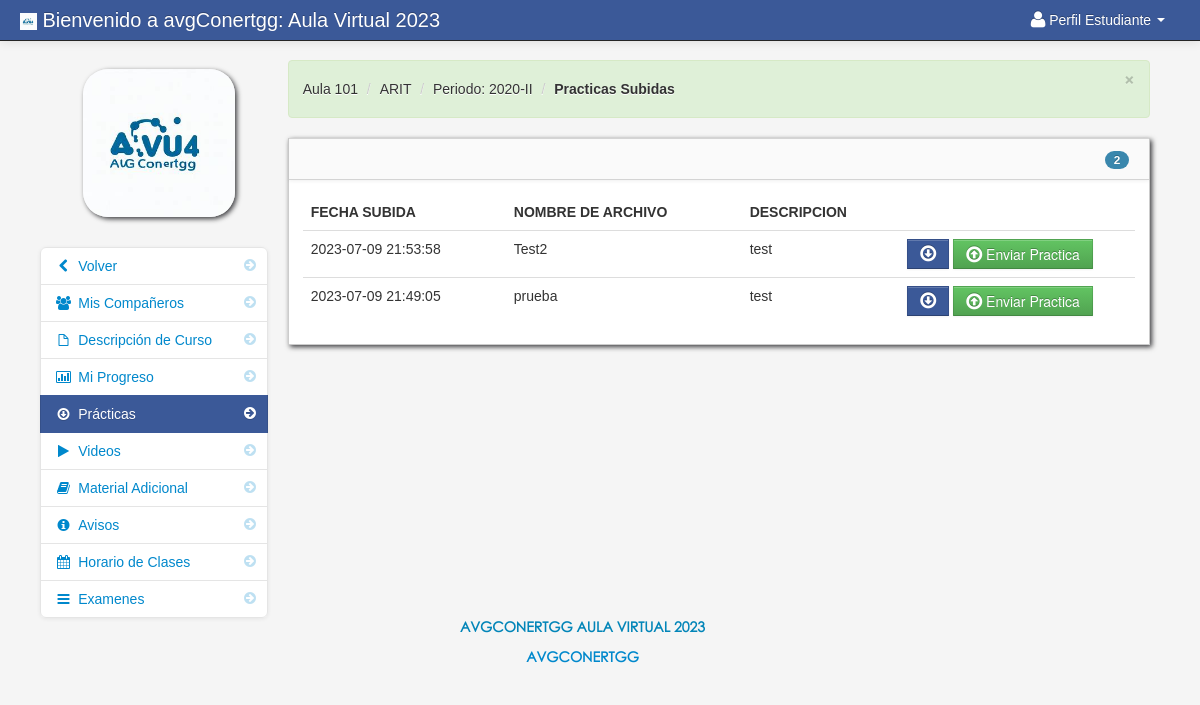
Screenshot of /student/assignment_student.php?id=1 (signed in) with the database file from the repository.
### tables this page shows
CREATE TABLE `student` (
  `student_id` int(11) NOT NULL,
  `dni` varchar(15) NOT NULL,
  `firstname` varchar(100) NOT NULL,
  `lastname` varchar(100) NOT NULL,
  `celular` varchar(20) NOT NULL,
  `class_id` int(11) NOT NULL,
  `username` varchar(100) NOT NULL,
  `password` varchar(100) NOT NULL,
  `location` varchar(100) NOT NULL,
  `carrera` int(10) NOT NULL,
  `cod_ciclo` int(10) NOT NULL,
  `status` varchar(100) NOT NULL
);

CREATE TABLE `teacher_class` (
  `teacher_class_id` int(11) NOT NULL,
  `teacher_id` int(11) NOT NULL,
  `class_id` int(11) NOT NULL,
  `subject_id` int(11) NOT NULL,
  `thumbnails` varchar(100) NOT NULL,
  `school_year` varchar(100) NOT NULL
);

CREATE TABLE `class` (
  `class_id` int(11) NOT NULL,
  `class_name` varchar(100) NOT NULL
);

CREATE TABLE `subject` (
  `subject_id` int(11) NOT NULL,
  `subject_code` varchar(100) NOT NULL,
  `subject_title` varchar(100) NOT NULL,
  `category` varchar(100) NOT NULL,
  `description` longtext NOT NULL,
  `unit` int(11) NOT NULL,
  `Pre_req` varchar(100) NOT NULL,
  `semester` varchar(100) NOT NULL
);

CREATE TABLE `school_year` (
  `school_year_id` int(11) NOT NULL,
  `school_year` varchar(100) NOT NULL,
  `status` varchar(15) NOT NULL
);

CREATE TABLE `assignment` (
  `assignment_id` int(11) NOT NULL,
  `floc` varchar(300) NOT NULL,
  `fdatein` varchar(100) NOT NULL,
  `fdesc` varchar(100) NOT NULL,
  `teacher_id` int(11) NOT NULL,
  `class_id` int(11) NOT NULL,
  `fname` varchar(100) NOT NULL
);

### session.php (called while the page is built, shortened)
<?php
$session_id=$_SESSION['id'];
?>

### student/assignment_student.php (the view, shortened to what this page needs)
<?php include('header_dashboard.php'); ?>
<?php include('../session.php'); ?>
<?php $get_id = $_GET['id']; ?>
    <body>
		<?php include('navbar_student.php'); ?>
        <div class="container-fluid">
            <div class="row-fluid">
				<?php include('assignment_link_student.php'); ?>
                <div class="span9" id="content">
                     <div class="row-fluid">
										<?php $class_query = mysqli_query($con,"SELECT * from teacher_class
										LEFT JOIN class ON class.class_id = teacher_class.class_id
										LEFT JOIN subject ON subject.subject_id = teacher_class.subject_id
										LEFT JOIN school_year ON school_year.school_year_id = teacher_class.school_year
										where teacher_class_id = '$get_id'")or die(mysqli_error($con));
										$class_row = mysqli_fetch_array($class_query);
										?>
					     <div class="alert alert-success alert-dismissable"><button type="button" class="close" data-dismiss="alert" aria-hidden="true">&times;</button><ul class="breadcrumb">
							<li><a href="#"><?php echo $class_row['class_name']; ?></a> <span class="divider">/</span></li>
							<li><a href="#"><?php echo $class_row['subject_code']; ?></a> <span class="divider">/</span></li>
							<li><a href="#">Periodo: <?php echo $class_row['school_year']; ?></a> <span class="divider">/</span></li>
							<li><a href="#"><b>Practicas Subidas</b></a></li>
						</ul>
						 </div>
                        <div id="block_bg" class="block">
                            <div class="navbar navbar-inner block-header">
								<?php $query = mysqli_query($con,"SELECT * FROM assignment where class_id = '$get_id'  order by fdatein DESC")or die(mysqli_error($con));
									  $count  = mysqli_num_rows($query);
								?>
                                <div id="" class="muted pull-right"><span class="badge badge-info"><?php echo $count; ?></span></div>
                            </div>
                            <div class="block-content collapse in">
                                <div class="span12">
								<?php
									$query = mysqli_query($con,"SELECT * FROM assignment where class_id = '$get_id'  order by fdatein DESC")or die(mysqli_error($con));
									$count = mysqli_num_rows($query);
									if ($count == '0'){?>
									<div class="alert alert-info">No hay material de prácticas aún</div>
									<?php
									}else{
								?>
											<table cellpadding="0" cellspacing="0" border="0" class="table" id="example">
										<thead>
										        <tr>
												<th>Fecha Subida</th>
												<th>Nombre de Archivo</th>
												<th>Descripcion</th>
												<th></th>
												</tr>
										</thead>
										<tbody>
                              		<?php
										$query = mysqli_query($con,"SELECT * FROM assignment where class_id = '$get_id'  order by fdatein DESC")or die(mysqli_error($con));
										while($row = mysqli_fetch_array($query)){
										$id  = $row['assignment_id'];
										$floc = $row['floc'];
									?>
										<tr>
										 <td><?php echo $row['fdatein']; ?></td>
                                         <td><?php  echo $row['fname']; ?></td>
                                         <td><?php echo $row['fdesc']; ?></td>
                                         <td width="220">
										 <form id="assign" method="post" action="submit_assignment.php<?php echo '?id='.$get_id ?>&<?php echo 'post_id='.$id ?>">
										 <?php
											if ($floc == ""){
											}else{
										 ?>
										  <a data-placement="bottom" title="Descargar" id="<?php echo $id; ?>download" class="btn btn-info" href="descarga.php?file=<?php echo $row['floc']; ?>"><i class="icon-download icon-large"></i></a>
										 <?php } ?>
										 <button  data-placement="bottom" title="Enviar practica" id="<?php echo $id; ?>submit" class="btn btn-success" name="btn_assign"><i class="icon-upload icon-large"></i> Enviar Practica</button>
										 </form>
										 </td>
                                </tr>
						 <?php } ?>
										</tbody>
									</table>
						 <?php } ?>
                                </div>
                            </div>
                        </div>
                    </div>
                </div>
            </div>
		<?php include('footer.php'); ?>
        </div>
		<?php include('script.php'); ?>
    </body>
</html>

### student/navbar_student.php (shortened to what this page needs)
<div class="navbar navbar-fixed-top navbar-inverse">
        <div class="navbar-inner">
            <div class="container-fluid">
                <a class="brand" href="#"><img src="../admin/images/logo.jpeg" width="2.5%" > Bienvenido a avgConertgg: Aula Virtual 2023</a>
					<div class="nav-collapse collapse">
						<ul class="nav pull-right">
							<?php $query= mysqli_query($con,"select * from student where student_id = '$session_id'")or die(mysqli_error($con));
									$row = mysqli_fetch_array($query);
							?>
							<li class="dropdown">
								<a href="#" role="button" class="dropdown-toggle" data-toggle="dropdown"> <i class="icon-user icon-large"></i><?php echo $row['firstname']." ".$row['lastname'];  ?> <i class="caret"></i></a>
							</li>
						</ul>
					</div>
            </div>
        </div>
</div>

### student/assignment_link_student.php (shortened to what this page needs)
<div class="span3" id="sidebar"><center>
	<img id="avatar" class="img-circle" src="../admin/<?php echo $row['location']; ?>">
		<ul class="nav nav-list bs-docs-sidenav nav-collapse collapse">
				<li class=""><a href="dashboard_student.php"><i class="icon-chevron-right"></i><i class="icon-chevron-left"></i>&nbsp;Volver</a></li>
				<li class=""><a href="my_classmates.php<?php echo '?id='.$get_id; ?>"><i class="icon-chevron-right"></i><i class="icon-group"></i>&nbsp;Mis Compañeros</a></li>
				<li class=""><a href="subject_overview_student.php<?php echo '?id='.$get_id; ?>"><i class="icon-chevron-right"></i><i class="icon-file"></i>&nbsp;Descripción de Curso</a></li>
				<li class=""><a href="progress.php<?php echo '?id='.$get_id; ?>"><i class="icon-chevron-right"></i><i class="icon-bar-chart"></i>&nbsp;Mi Progreso</a></li>
				<li class="active"><a href="assignment_student.php<?php echo '?id='.$get_id; ?>"><i class="icon-chevron-right"></i><i class="icon-download"></i>&nbsp;Prácticas</a></li>
				<li class=""><a href="video_student.php<?php echo '?id='.$get_id; ?>"><i class="icon-chevron-right"></i><i class="icon-play"></i>&nbsp;Videos</a></li>
				<li class=""><a href="downloadable_student.php<?php echo '?id='.$get_id; ?>"><i class="icon-chevron-right"></i><i class="icon-book"></i>&nbsp;Material Adicional</a></li>
				<li class=""><a href="announcements_student.php<?php echo '?id='.$get_id; ?>"><i class="icon-chevron-right"></i><i class="icon-info-sign"></i>&nbsp;Avisos</a></li>
				<li class=""><a href="class_calendar_student.php<?php echo '?id='.$get_id; ?>"><i class="icon-chevron-right"></i><i class="icon-calendar"></i>&nbsp;Horario de Clases</a></li>
				<li class=""><a href="student_quiz_list.php<?php echo '?id='.$get_id; ?>"><i class="icon-chevron-right"></i><i class="icon-reorder"></i>&nbsp;Examenes</a></li>
		</ul>
</center>
</div>

### admin/assets/styles.css (style rules this page uses)
body { padding-top: 60px; padding-bottom: 40px; background-color: #f5f5f5; }
#content { margin-left:0px; }
.breadcrumb { margin: 0 0 0px; padding: 10px 0px; background-color: transparent; }
.block { background: url("../images/pixel-60fff.png") repeat scroll 0 0 rgba(0, 0, 0, 0) !important; border: 1px solid #ccc; background: white; margin: 1em 0em; border-top: none; -webkit-box-shadow: 2px 2px 5px rgba(0, 0, 6, 0.75); -moz-box-shadow: 2px 2px 5px rgba(0, 0, 6, 0.75); box-shadow: 2px 2px 5px rgba(0, 0, 6, 0.75); }
.block-content { margin: 1em; min-height: .25em; }
.block-header { margin-bottom: 0px; border-right: none; border-left: none; -webkit-border-radius: 0px; -moz-border-radius: 0px; border-radius: 0px; }
.block-header div { padding-top: 10px; }
.bs-docs-sidenav { max-width: 228px; margin: 30px 0 0; padding: 0; background-color: #fff; -webkit-border-radius: 6px; -moz-border-radius: 6px; border-radius: 6px; -webkit-box-shadow: 0 1px 4px rgba(0,0,0,.065); -moz-box-shadow: 0 1px 4px rgba(0,0,0,.065); box-shadow: 0 1px 4px rgba(0,0,0,.065); }
.bs-docs-sidenav > li > a { display: block; width: 190px \9; margin: 0 0 -1px; padding: 8px 14px; border: 1px solid #e5e5e5; }
.bs-docs-sidenav > li:first-child > a { -webkit-border-radius: 6px 6px 0 0; -moz-border-radius: 6px 6px 0 0; border-radius: 6px 6px 0 0; }
.bs-docs-sidenav > li:last-child > a { -webkit-border-radius: 0 0 6px 6px; -moz-border-radius: 0 0 6px 6px; border-radius: 0 0 6px 6px; }
.bs-docs-sidenav > .active > a { position: relative; z-index: 2; padding: 9px 15px; border: 0; text-shadow: 0 1px 0 rgba(0,0,0,.15); -webkit-box-shadow: inset 1px 0 0 rgba(0,0,0,.1), inset -1px 0 0 rgba(0,0,0,.1); -moz-box-shadow: inset 1px 0 0 rgba(0,0,0,.1), inset -1px 0 0 rgba(0,0,0,.1); box-shadow: inset 1px 0 0 rgba(0,0,0,.1), inset -1px 0 0 rgba(0,0,0,.1); }
.bs-docs-sidenav .icon-chevron-right { float: right; margin-top: 2px; margin-right: -6px; opacity: .25; }
.bs-docs-sidenav .active .icon-chevron-right, .bs-docs-sidenav .active a:hover .icon-chevron-right { opacity: 1; }

### rows the page displays
student: firstname "Perfil", lastname "Estudiante", location (picture)
teacher_class: class.class_name "Aula 101", subject.subject_code "ARIT", school_year.school_year "2020-II"
assignment: fdatein "2023-07-09 21:53:58", fname "Test2", fdesc "test"
assignment: fdatein "2023-07-09 21:49:05", fname "prueba", fdesc "test"

### other values shown
$count "2"
